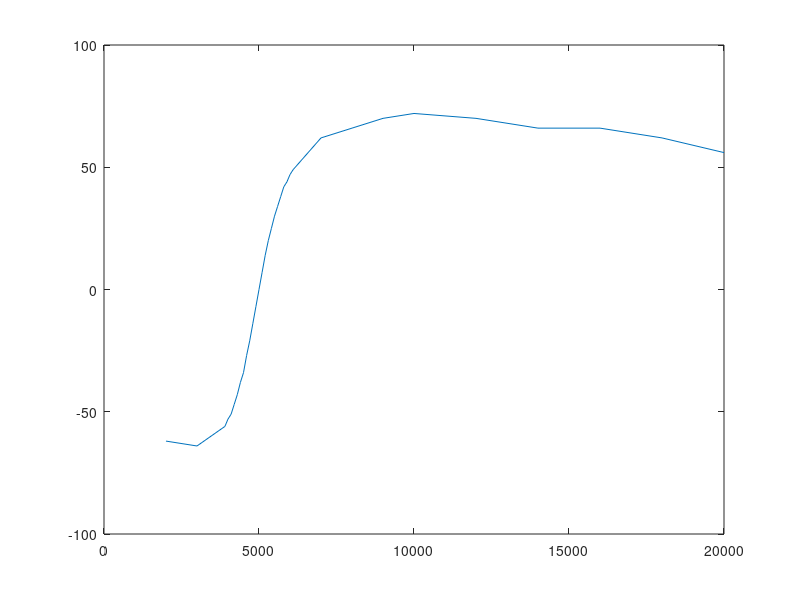

Here is the MATLAB script that generated this plot:
nu = [2000 3000 3900 4000 4100 4200 4300 4400 4500 4600 4700 4800 4900 5000 5100 5200 5300 5400 5500 5600 5700 5800 5900 6000 6100 7000 8000 9000 10000 12000 14000 16000 18000 20000]
v1 = [0.4 1.2 2.8 3.1 3.3 3.6 3.9 4.1 4.4 4.6 4.9 5.1 5.2 5.3 5.4 5.5 5.5 5.5 5.5 5.5 5.4 5.3 5.3 5.2 5.1 4.4 3.9 3.5 3.3 3 2.9 2.8 2.7 2.7]
v2 = [2.9 3.5 4.6 4.8 4.9 5.1 5.2 5.3 5.4 5.4 5.4 5.4 5.4 5.3 5.2 5.1 4.9 4.7 4.6 4.4 4.2 4 3.9 3.7 3.6 2.4 1.7 1.2 0.9 0.6 0.4 0.3 0.2 0.2]
v3 = [2.5 2.4 2.1 2.1 2 2 1.9 1.9 1.8 1.8 1.7 1.7 1.6 1.6 1.6 1.7 1.7 1.7 1.8 1.8 1.9 1.9 1.9 2.0 2.0 2.2 2.3 2.4 2.4 2.4 2.5 2.5 2.5 2.5]
i = [3.7 6.8 11.6 12.2 12.9 13.6 14.2 14.8 15.4 15.8 16.2 16.5 16.6 16.7 16.6 16.5 16.2 15.6 15.4 15.2 14.8 14.4 14 13.6 13.2 9.9 7.5 6 5 3.7 2.9 2.3 1.9 1.6]
fi = [-62 -64 -56 -53 -51 -47 -43 -38 -34 -27 -21 -14 -7 0 7 14 20 25 30 34 38 42 44 47 49 62 66 70 72 70 66 66 62 56] 
%plot(nu, v1,'-',nu, v2,'-',nu, v3,'-')
%plot(nu, i)
plot(nu,fi)